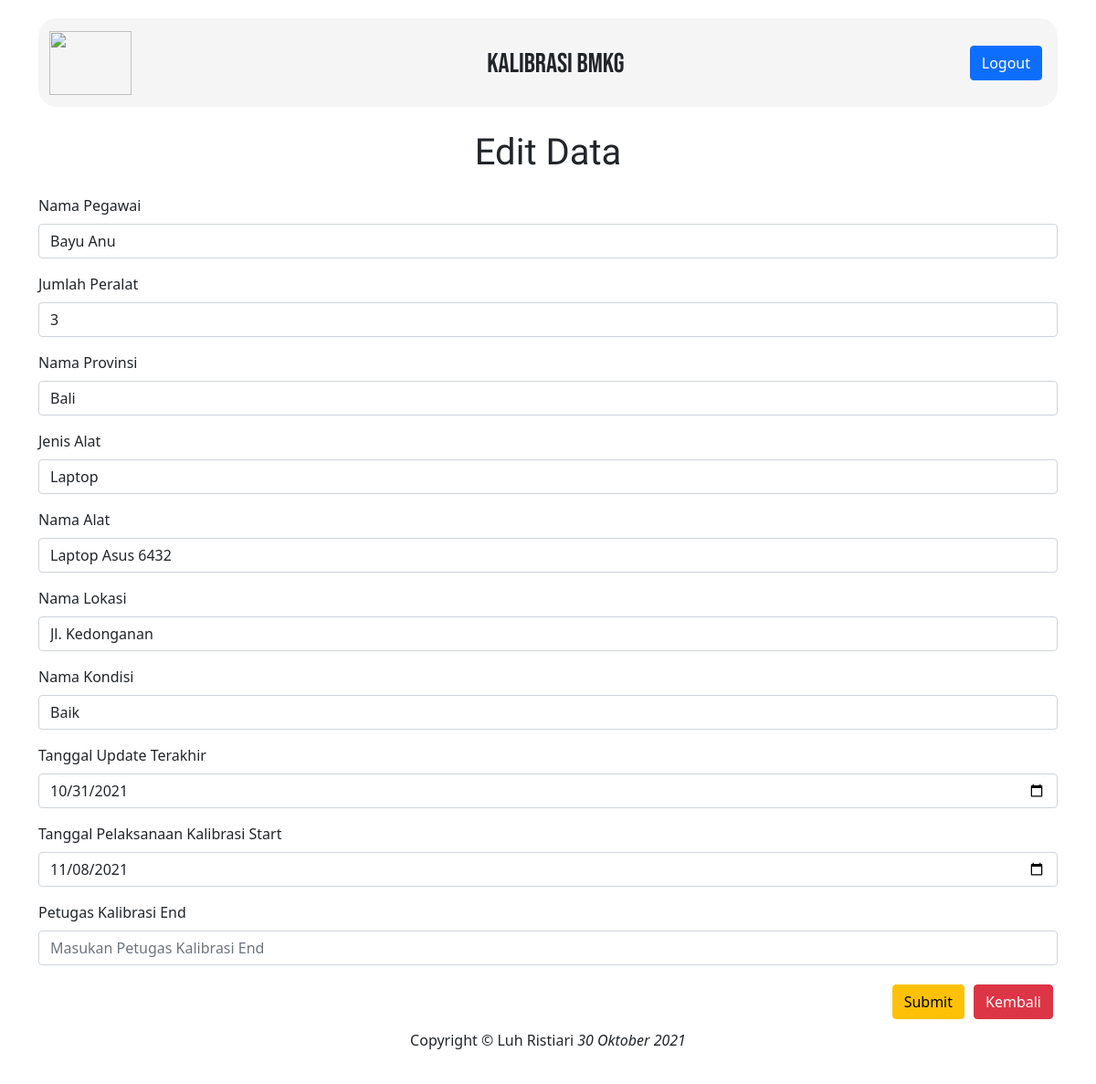
Screenshot of /edit.php?id=3 (signed in) with the database file from the repository.
### tables this page shows
CREATE TABLE `data_bmkg` (
  `id` int(11) NOT NULL,
  `pegawai` varchar(64) NOT NULL,
  `jumlah_peralatan` int(11) NOT NULL,
  `provinsi` varchar(64) NOT NULL,
  `jenis_alat` varchar(64) NOT NULL,
  `nama_alat` varchar(64) NOT NULL,
  `lokasi` varchar(64) NOT NULL,
  `kondisi` varchar(64) NOT NULL,
  `tanggal_update` date NOT NULL,
  `tanggal_pelaksanaan` date NOT NULL,
  `kalibrasi_end` varchar(64) NOT NULL
);

### edit.php (the view, shortened to what this page needs)
<?php
require 'conn.php';
$id = $_GET["id"];
$result = mysqli_query($conn, "SELECT * FROM data_bmkg WHERE id = $id");
$data = mysqli_fetch_assoc($result);
?>
<!doctype html>
<html lang="en">
<head>
<link href="https://cdn.jsdelivr.net/npm/bootstrap@5.1.3/dist/css/bootstrap.min.css" rel="stylesheet">
<link href="src/style.css" rel="stylesheet">
</head>
<body>
<?php require 'templates/navbar.php' ?>
<div class="container">
    <p class="header-tambah">Edit Data</p>
    <form action="" method="POST">
        <div class="mb-3">
            <label for="formGroupExampleInput2" class="form-label">Nama Pegawai</label>
            <input value="<?= $data['pegawai'] ?>" name="pegawai" type="text" class="form-control" id="formGroupExampleInput2" placeholder="Masukan Nama Pegawai">
        </div>
        <div class="mb-3">
            <label for="formGroupExampleInput2" class="form-label">Jumlah Peralat</label>
            <input value="<?= $data['jumlah_peralatan'] ?>" name="jumlah_peralatan" type="text" class="form-control" id="formGroupExampleInput2" placeholder="Masukan Jumlah Peralat">
        </div>
        <div class="mb-3">
            <label for="formGroupExampleInput2" class="form-label">Nama Provinsi</label>
            <input value="<?= $data['provinsi'] ?>" name="provinsi" type="text" class="form-control" id="formGroupExampleInput2" placeholder="Masukan Nama Provinsi">
        </div>
        <div class="mb-3">
            <label for="formGroupExampleInput2" class="form-label">Jenis Alat</label>
            <input value="<?= $data['jenis_alat'] ?>" name="jenis_alat" type="text" class="form-control" id="formGroupExampleInput2" placeholder="Masukan Jenis Alat">
        </div>
        <div class="mb-3">
            <label for="formGroupExampleInput2" class="form-label">Nama Alat</label>
            <input value="<?= $data['nama_alat'] ?>" name="nama_alat" type="text" class="form-control" id="formGroupExampleInput2" placeholder="Masukan Nama Alat">
        </div>
        <div class="mb-3">
            <label for="formGroupExampleInput2" class="form-label">Nama Lokasi</label>
            <input value="<?= $data['lokasi'] ?>" name="lokasi" type="text" class="form-control" id="formGroupExampleInput2" placeholder="Masukan Nama Lokasi">
        </div>
        <div class="mb-3">
            <label for="formGroupExampleInput2" class="form-label">Nama Kondisi</label>
            <input value="<?= $data['kondisi'] ?>" name="kondisi" type="text" class="form-control" id="formGroupExampleInput2" placeholder="Masukan Nama Kondisi">
        </div>
        <div class="mb-3">
            <label for="formGroupExampleInput2" class="form-label">Tanggal Update Terakhir</label>
            <input value="<?= $data['tanggal_update'] ?>" name="tanggal_update" type="date" class="form-control" id="formGroupExampleInput2" placeholder="Masukan Tanggal Update Terakhir">
        </div>
        <div class="mb-3">
            <label for="formGroupExampleInput2" class="form-label">Tanggal Pelaksanaan Kalibrasi Start  </label>
            <input value="<?= $data['tanggal_pelaksanaan'] ?>" name="tanggal_pelaksanaan" type="date" class="form-control" id="formGroupExampleInput2" placeholder="Masukan Tanggal Pelaksanaan Kalibrasi Start">
        </div>
        <div class="mb-3">
            <label for="formGroupExampleInput2" class="form-label">Petugas Kalibrasi End</label>
            <input value="<?= $data['petugas'] ?>" name="petugas" type="text" class="form-control" id="formGroupExampleInput2" placeholder="Masukan Petugas Kalibrasi End">
        </div>
        <a href="index.php" class="btn btn-danger tambah" type="button">Kembali</a>
        <button name="tambah" class="btn btn-warning tambah" type="submit">Submit</button>
    </form>
</div>
<?php require 'templates/footer.php' ?>
</body>
</html>

### src/style.css (style rules this page uses)
html, body { height: 100%; }
.btn { margin: 5px; }
.tambah { float: right; }
.header-tambah { font-size: 40px; text-align: center; font-family: 'Bebas Neue', cursive; font-family: 'Zen Antique Soft', serif; }

### rows the page displays
data_bmkg: pegawai "Bayu Anu", jumlah_peralatan "3", provinsi "Bali", jenis_alat "Laptop", nama_alat "Laptop Asus 6432", lokasi "Jl. Kedonganan", kondisi "Baik", tanggal_update "10/31/2021", tanggal_pelaksanaan "11/08/2021"
